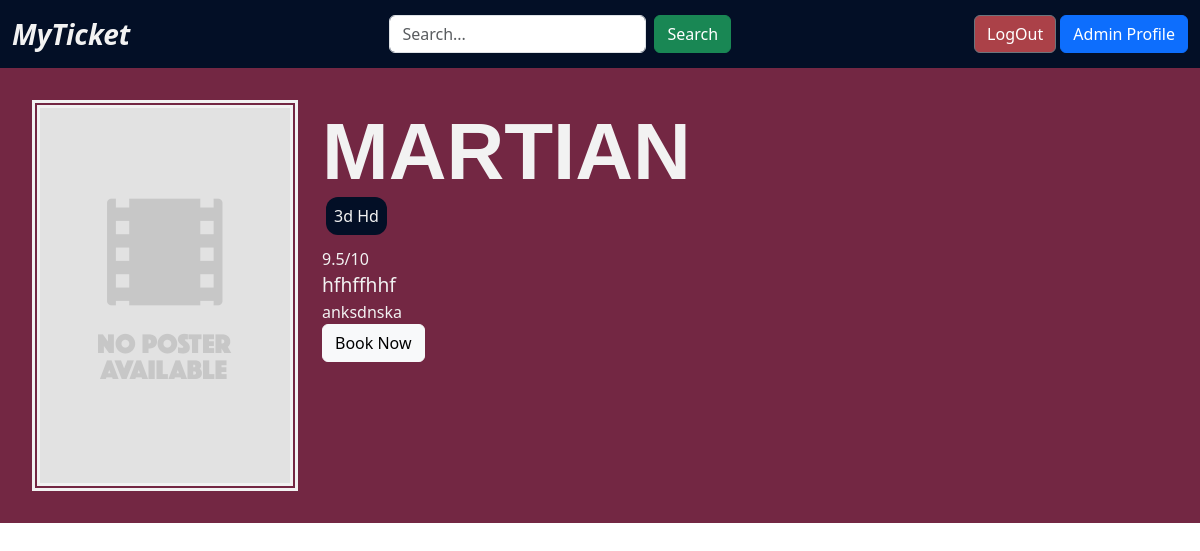
Page /book_tickets/3 (signed in) on the earlier database version.
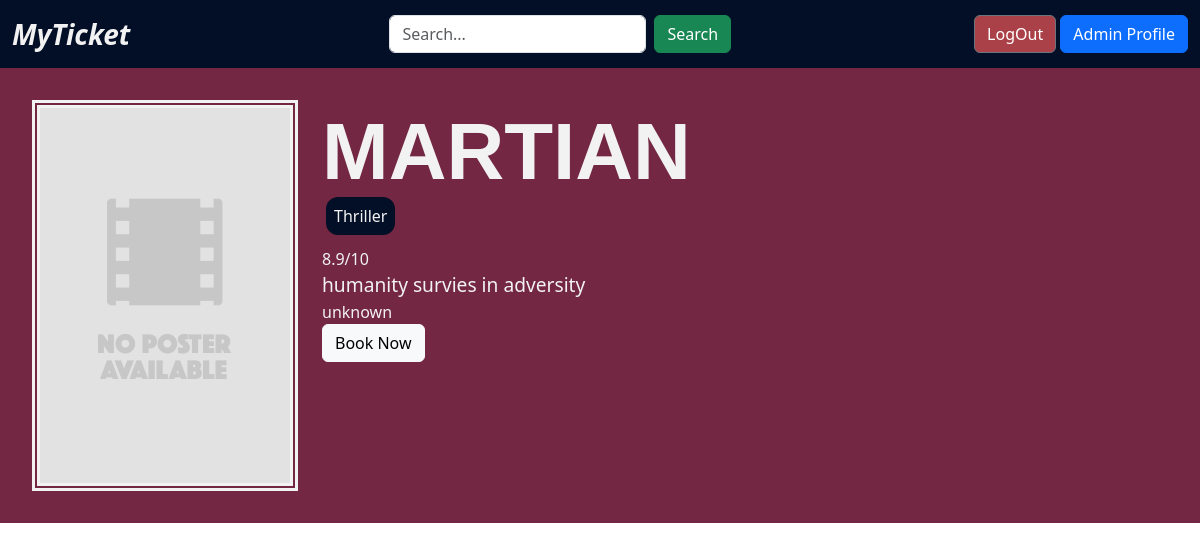
Same page on the later database version.
### app/models/models.py (models this page shows, shortened)
class Shows(db.Model):
    __tablename__ = "shows"
    __searchable__ = ['show_name', 'rating', 'tags', 'cast']
    show_id = db.Column(db.Integer, primary_key=True, autoincrement=True)
    show_name = db.Column(db.String, nullable=False, unique=True)
    ticket_price = db.Column(db.Numeric(precision=3, scale=2), nullable=False)
    premiere_date = db.Column(DATE(storage_format="%(day)02d/%(month)02d/%(year)04d",
                                   regexp=re.compile("(?P<day>\d+)/(?P<month>\d+)/(?P<year>\d+)")))
    end_date = db.Column(DATE(storage_format="%(day)02d/%(month)02d/%(year)04d",
                              regexp=re.compile("(?P<day>\d+)/(?P<month>\d+)/(?P<year>\d+)")))
    rating = db.Column(db.Numeric(precision=2, scale=1))
    tags = db.Column(db.String)
    show_description = db.Column(db.String)
    cast = db.Column(db.String)
    poster_filename = db.Column(db.String(255), nullable=False)

### app/controllers/users/controllers.py (the view)
@controllers.route("/book_tickets/<show_id>")
@login_required
def book_tickets(show_id):
    show = Shows.query.filter_by(show_id=show_id).first()
    return render_template("user/booking/bookshow.html.jinja2", show=show)

### app/controllers/auth.py (called while the page is built)
@login_manager.user_loader
def load_user(user_id):
    return User.query.get(int(user_id))

### app/templates/user/booking/bookshow.html.jinja2 (shortened to what this page needs)
<!DOCTYPE html>
<html lang="en">
  <head>
    <link
      href="https://cdn.jsdelivr.net/npm/bootstrap@5.3.0-alpha1/dist/css/bootstrap.min.css"
      rel="stylesheet"
    />
    <link
      rel="stylesheet"
      href="{{ url_for('static', filename='styles/bookshow.style.css') }}"
    />
  </head>
  <body>
    <div>{% include "user/header.html.jinja2" %}</div>
    <div class="container-fluid show__container">
      <div class="row">
        <div class="col-3">
          {% if show.poster_filename %}
          {{ show.show_poster }}
          <img
            src= "../../../static/images/{{show.poster_filename}}"
            alt="{{ show.show_name }}"
            class="card-img-top show--poster"
          />
          {% else %}
          <img
            src="{{ url_for('static', filename='images/no-poster.png') }}"
            alt="{{ show.show_name }}"
            class="card-img-top show--poster"
          />
          {% endif %}
        </div>
        <div class="col-9 show--col">
          <div class="show--title lead">
            {{ show.show_name }}
          </div>
          <div class="show--tags">
            {% for tag in show.tags.split(',') %}
            <span class="show--tag">
              {{ tag }}
            </span>
            {% endfor %}
          </div>
          <div class="show--ratings">{{ show.rating }}/10</div>
          <div class="show--descp">
            {{ show.show_description }}
          </div>
          <div class="show--cast">
            {{ show.cast }}
          </div>
          <div>
            <a class="btn btn-light" href="/booknow/{{ show.show_id }}"
              >Book Now</a
            >
          </div>
        </div>
      </div>
    </div>
  </body>
</html>

Differences in the rows shown:
changed Shows "MARTIAN": tags "3d Hd" → "Thriller"; rating "9.5" → "8.9"; show_description "hfhffhhf" → "humanity survies in adversity"; cast "anksdnska" → "unknown"
